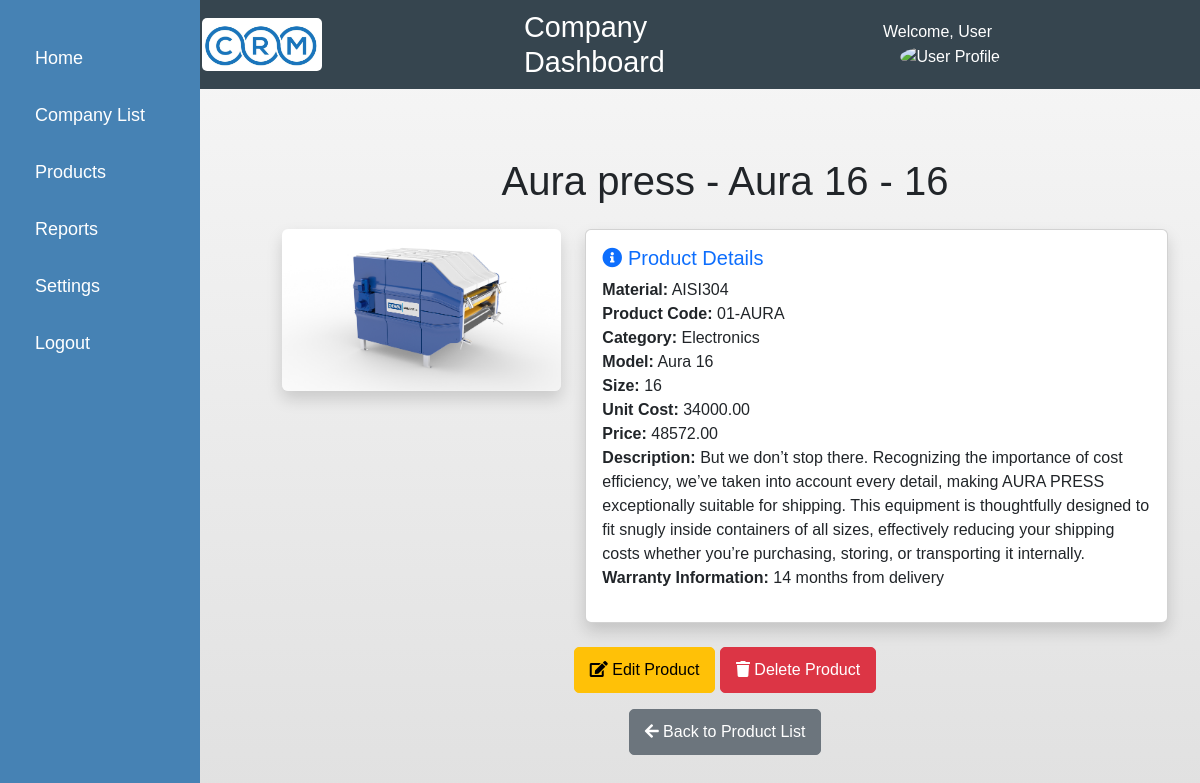
Page /products/3/ on the committed database.
### products/models.py (models this page shows, shortened)
class Product(models.Model):
    name = models.CharField(max_length=200)
    product_code = models.CharField(max_length=100, unique=True)
    category = models.ForeignKey(Category, on_delete=models.CASCADE)
    model = models.CharField(max_length=100)
    size = models.CharField(max_length=50)
    unit_cost = models.DecimalField(max_digits=10, decimal_places=2)
    margin = models.DecimalField(max_digits=5, decimal_places=2, default=30)  # Default margin is 30%
    price = models.DecimalField(max_digits=10, decimal_places=2, blank=True, null=True)
    images = models.ImageField(upload_to='products/', blank=True, null=True)
    technical_specification = models.FileField(upload_to='product_specs/', blank=True, null=True)
    material = models.CharField(max_length=200)
    description = models.TextField()
    warranty_information = models.TextField()

class Category(models.Model):
    name = models.CharField(max_length=100)

### products/views.py (the view)
# urls.py: path('<int:pk>/', views.product_detail, name='product_detail'),
def product_detail(request, pk):
    product = get_object_or_404(Product, pk=pk)
    return render(request, 'products/product_detail.html', {'product': product})

### products/templates/products/product_detail.html (shortened to what this page needs)
{% extends 'base.html' %}
{% load static %}
{% block content %}
<div class="container my-5">
    <h1 class="text-center mb-4">{{ product.name }} - {{ product.model }} - {{ product.size }}</h1>
    <div class="row">
        <div class="col-md-4 text-center mb-4">
            {% if product.images %}
                <img src="{{ product.images.url }}" alt="{{ product.name }}" class="img-fluid rounded shadow" style="max-height: 250px; object-fit: cover;">
            {% else %}
                <img src="{% static 'images/default_product.png' %}" alt="Default Product Image" class="img-fluid rounded shadow" style="max-height: 250px; object-fit: cover;">
            {% endif %}
        </div>
        <div class="col-md-8">
            <div class="card shadow">
                <div class="card-body">
                    <h5 class="card-title text-primary"><i class="fas fa-info-circle"></i> Product Details</h5>
                    <ul class="list-unstyled">
                        <li><strong>Material:</strong> {{ product.material }}</li>
                        <li><strong>Product Code:</strong> {{ product.product_code }}</li>
                        <li><strong>Category:</strong> {{ product.category.name }}</li>
                        <li><strong>Model:</strong> {{ product.model }}</li>
                        <li><strong>Size:</strong> {{ product.size }}</li>
                        <li><strong>Unit Cost:</strong> {{ product.unit_cost }}</li>
                        <li><strong>Price:</strong> {{ product.price }}</li>
                        <li><strong>Description:</strong> {{ product.description }}</li>
                        <li><strong>Warranty Information:</strong> {{ product.warranty_information }}</li>
                    </ul>
                </div>
            </div>
        </div>
    </div>
    <div class="mt-4 text-center">
        <a href="{% url 'products:product_edit' product.pk %}" class="btn btn-warning">
            <i class="fas fa-edit"></i> Edit Product
        </a>
        <a href="{% url 'products:product_delete' product.id %}" class="btn btn-danger">
            <i class="fas fa-trash"></i> Delete Product
        </a>
    </div>
    <div class="text-center mt-3">
        <a href="{% url 'products:product_list' %}" class="btn btn-secondary">
            <i class="fas fa-arrow-left"></i> Back to Product List
        </a>
    </div>
</div>
{% endblock %}

### company/static/css/style.css (style rules this page uses)
body { background: linear-gradient(to bottom, #f7f7f7, #e0e0e0); font-family: Arial, sans-serif; }
a { color: #36454F; text-decoration: none; font-size: large; padding: 2px; border-radius: 5px; }
.btn { display: inline-block; padding: 10px 15px; text-align: center; font-size: 16px; border-radius: 5px; cursor: pointer; text-decoration: none; transition: background-color 0.3s ease; }

### rows in the picture
Product: name "Aura press", model "Aura 16", size "16", images (picture), material "AISI304", product_code "01-AURA", category.name "Electronics", unit_cost "34000.00", price "48572.00", description "But we don’t stop there. Recognizing the importance of cost efficiency, we’ve taken into account every detail, making AURA PRESS exceptionally suitable for shipping. This equipment is thoughtfully designed to fit snugly inside containers of all sizes, effectively reducing your shipping costs whether you’re purchasing, storing, or transporting it internally.", warranty_information "14 months from delivery"
